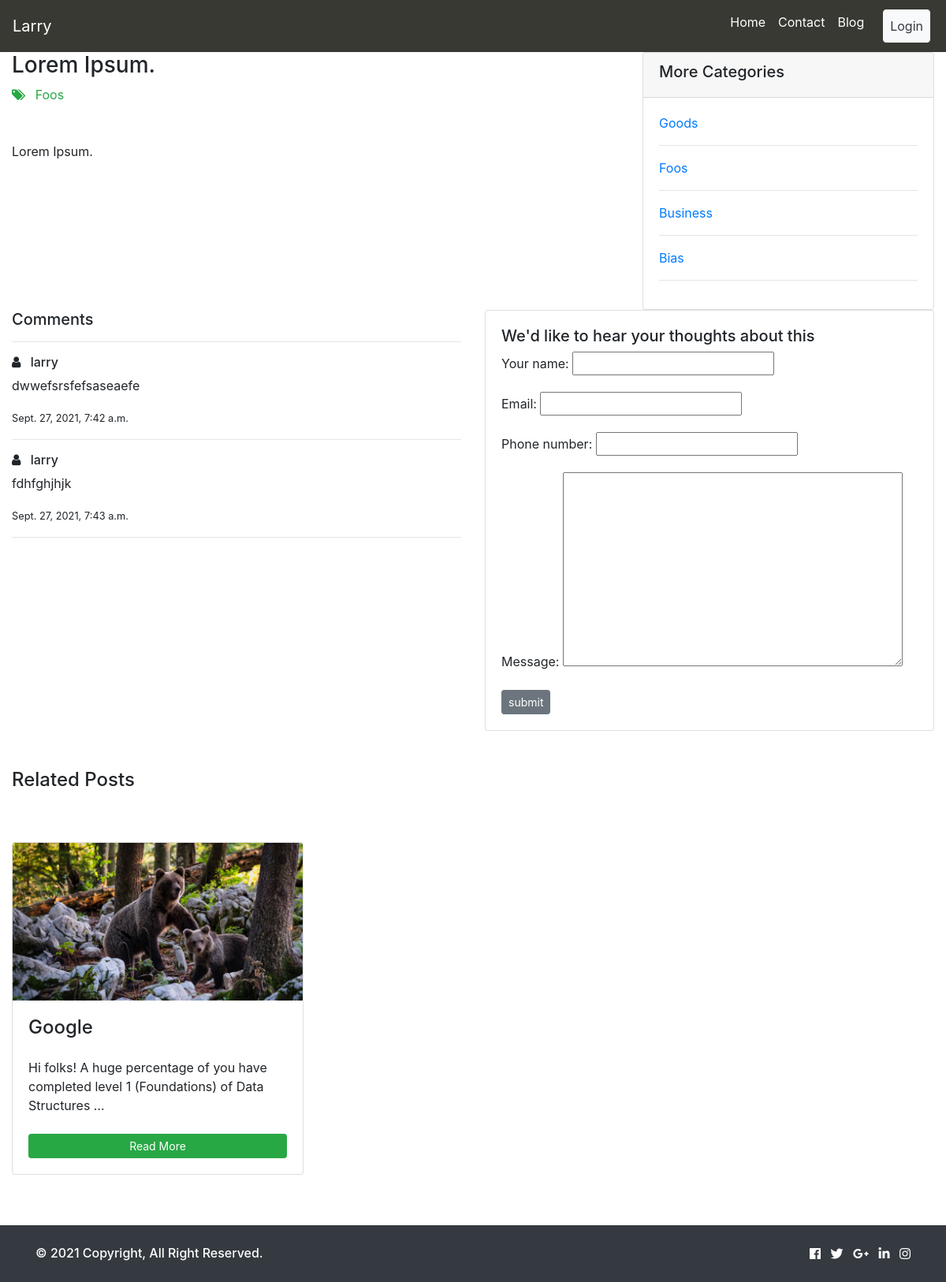
Screenshot of /posts/details/5 with the database file from the repository.
### blog/models.py (models this page shows, shortened)
class Post(models.Model):
    tittle = models.CharField(max_length= 100)
    message = models.TextField()
    likes = models.IntegerField(default=0,blank=True)
    dislikes = models.IntegerField(default=0,blank=True)
    slug = models.SlugField(max_length=200)
    image_url = models.ImageField()
    views = models.IntegerField(default=0,blank=True)
    keywords = models.TextField()
    Category = models.ForeignKey(Category,on_delete=models.CASCADE,blank=True,null=False)
    user = models.ForeignKey(User,on_delete=models.CASCADE,blank=True,null=False)
    created_at = models.DateTimeField(auto_now_add=True)
    updated_at = models.DateTimeField(auto_now=True)
    class Meta:
        verbose_name_plural = 'Post'

class Category(models.Model):
    name = models.CharField(max_length = 50)
    views = models.IntegerField(default = 0,blank=True)
    slug = models.TextField(null=True,blank=True)
    created_at = models.DateTimeField(auto_now_add=True)
    updated_at = models.DateTimeField(auto_now=True)
    class Meta:
        verbose_name_plural = 'Categories'
    def __str__(self):
        return self.name

class Comment (models.Model):
    message = models.TextField()
    user = models.ForeignKey(User,on_delete=models.CASCADE,blank=True,null=False)
    post = models.ForeignKey(Post,on_delete=models.CASCADE,blank=False,null=False)
    likes = models.IntegerField(default=0,blank=True)
    dislikes = models.IntegerField(default=0,blank=True)
    created_at = models.DateTimeField(auto_now_add=True)
    updated_at = models.DateTimeField(auto_now=True)
    class Meta:
        verbose_name_plural = 'Comment'

### blog/views.py (the view)
# urls.py: path('posts/details/<id>',views.getPostDetails,name="post_detail"),
def getPostDetails(request,id):
    our_post = Post.objects.get(pk = id)
    our_post.views += 1
    our_post.save()
    our_post.Category.views += 1
    our_post.Category.save()
    context = {
        'post' : our_post,
        'categories': Category.objects.all(),
        'posts' : Post.objects.filter(Category = our_post.Category).exclude(pk = our_post.id),
        'commentForm' : CommentForm(),
        'comments' : Comment.objects.filter(post = our_post.id )
    }
    return render(request, "blog/post-detail.html", context)

### blog/forms.py
class CommentForm(forms.Form):
    name = forms.CharField(label='Your name',max_length=100)
    email = forms.EmailField(max_length=100)
    phone_number =  forms.CharField(widget=forms.NumberInput)
    message = forms.CharField(widget= forms.Textarea)

### blog/templates/blog/post-detail.html (shortened to what this page needs)
{% extends 'blog/base.html'%}
{% block 'content' %}
<div  class="container-fluid">
    <div class=" row">
        <div class="col-lg-8">
            <h3 class=""> {{post.tittle}} </h3>
            <p class="text-main text-success"><i class="fa fa-tags mr-2 text-success "></i> {{post.Category}} </p>
            <p class="my-5"> {{post.message}} </p>
        </div>
        <div class="col-lg-4 d-lg-block d-none">
            <div class="card">
                <div class="card-header">
                    <h5>More Categories</h5>
                </div>
                <div class="card-body">
                    {% for category in categories %}
                    <a href="{% url 'category_posts' category.id%}"> {{category}} </a>
                    <hr>
                    {% endfor %}
                </div>
            </div>
        </div>
        <div class="col-lg-6 col-md-6 col-sm-12">
            <h5>Comments</h5>
            <hr>
            {% if not comments %}
            <img src="" class="img-fluid p-5 ">
            <h5>Be the first to add a comment :)</h5>
            {% else %}
                {% for comment in comments %}
                <h6 class="text-main"><i class="fa fa-user mr-2"></i> {{comment.user}}</h6>
                <p>{{comment.message}}</p>
                <small>{{comment.created_at}}</small>
                <hr>
                 {% endfor %}
            {% endif %}
        </div>
        <div class="col-lg-6 col-md-6 col-sm-12">
            <div class="card">
                <div class="card-body">
                    <h5>We'd like to hear your thoughts about this</h5>
                    <form action=" {% url 'save_comment' post.id %} " method="POST">
                        {{commentForm.as_p}}
                        <button type="submit" class="btn btn-secondary btn-sm">submit</button>
                    </form>
                </div>
            </div>
        </div>
    </div>
    <h4 class="mt-5 mb-3 ">Related Posts</h4>
    <div class="row my-5">
        {% include 'blog/simple-posts.html' %}
    </div>
</div>
{% endblock %}

### blog/templates/blog/simple-posts.html
{% for post in posts %}
<div class="col-lg-4 col-sm-12 col-md-4">
  <div class="card my-3">
      <img class="card-img-top" src=" {{post.image_url.url}}" style="max-height: 200px; object-fit: cover;">
    <div class="card-body">
      <h4>{{post.tittle }}</h4>
      <p class="my-4 ">{{post.message | truncatewords:15 }}</p>
    <a href=" {% url 'post_detail' post.id %} " class="btn btn-success btn-sm w-100">Read More </a>
    </div>
  </div>
</div>
{%endfor%}

### rows the page displays
Post: tittle "Lorem Ipsum.", Category "Foos", message "Lorem Ipsum."
Category: name "Goods"
Category: name "Foos"
Category: name "Business"
Category: name "Bias"
Comment: user "larry", message "dwwefsrsfefsaseaefe", created_at "Sept. 27, 2021, 7:42 a.m."
Comment: user "larry", message "fdhfghjhjk", created_at "Sept. 27, 2021, 7:43 a.m."
Post: image_url (picture), tittle "Google", message "Hi folks! A huge percentage of you have completed level 1 (Foundations) of Data Structures …"
